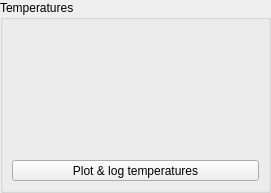
<?xml version="1.0" encoding="UTF-8"?>
<ui version="4.0">
 <class>TemperaturesWidget</class>
 <widget class="QWidget" name="TemperaturesWidget">
  <property name="geometry">
   <rect>
    <x>0</x>
    <y>0</y>
    <width>271</width>
    <height>193</height>
   </rect>
  </property>
  <property name="windowTitle">
   <string>Form</string>
  </property>
  <layout class="QVBoxLayout" name="verticalLayout">
   <property name="leftMargin">
    <number>0</number>
   </property>
   <property name="topMargin">
    <number>0</number>
   </property>
   <property name="rightMargin">
    <number>0</number>
   </property>
   <property name="bottomMargin">
    <number>0</number>
   </property>
   <item>
    <widget class="QGroupBox" name="groupBox">
     <property name="title">
      <string>Temperatures</string>
     </property>
     <layout class="QVBoxLayout" name="verticalLayout_2">
      <item>
       <widget class="QFrame" name="frame">
        <property name="frameShape">
         <enum>QFrame::NoFrame</enum>
        </property>
        <property name="frameShadow">
         <enum>QFrame::Plain</enum>
        </property>
        <layout class="QFormLayout" name="formLayout"/>
       </widget>
      </item>
      <item>
       <widget class="QToolButton" name="buttonPlotTemps">
        <property name="sizePolicy">
         <sizepolicy hsizetype="Expanding" vsizetype="Fixed">
          <horstretch>0</horstretch>
          <verstretch>0</verstretch>
         </sizepolicy>
        </property>
        <property name="text">
         <string>Plot &amp;&amp; log temperatures</string>
        </property>
        <property name="icon">
         <iconset resource="resources.qrc">
          <normaloff>:/resources/chart-line-solid.svg</normaloff>:/resources/chart-line-solid.svg</iconset>
        </property>
        <property name="toolButtonStyle">
         <enum>Qt::ToolButtonTextBesideIcon</enum>
        </property>
       </widget>
      </item>
     </layout>
    </widget>
   </item>
  </layout>
 </widget>
 <resources>
  <include location="resources.qrc"/>
 </resources>
 <connections/>
</ui>
